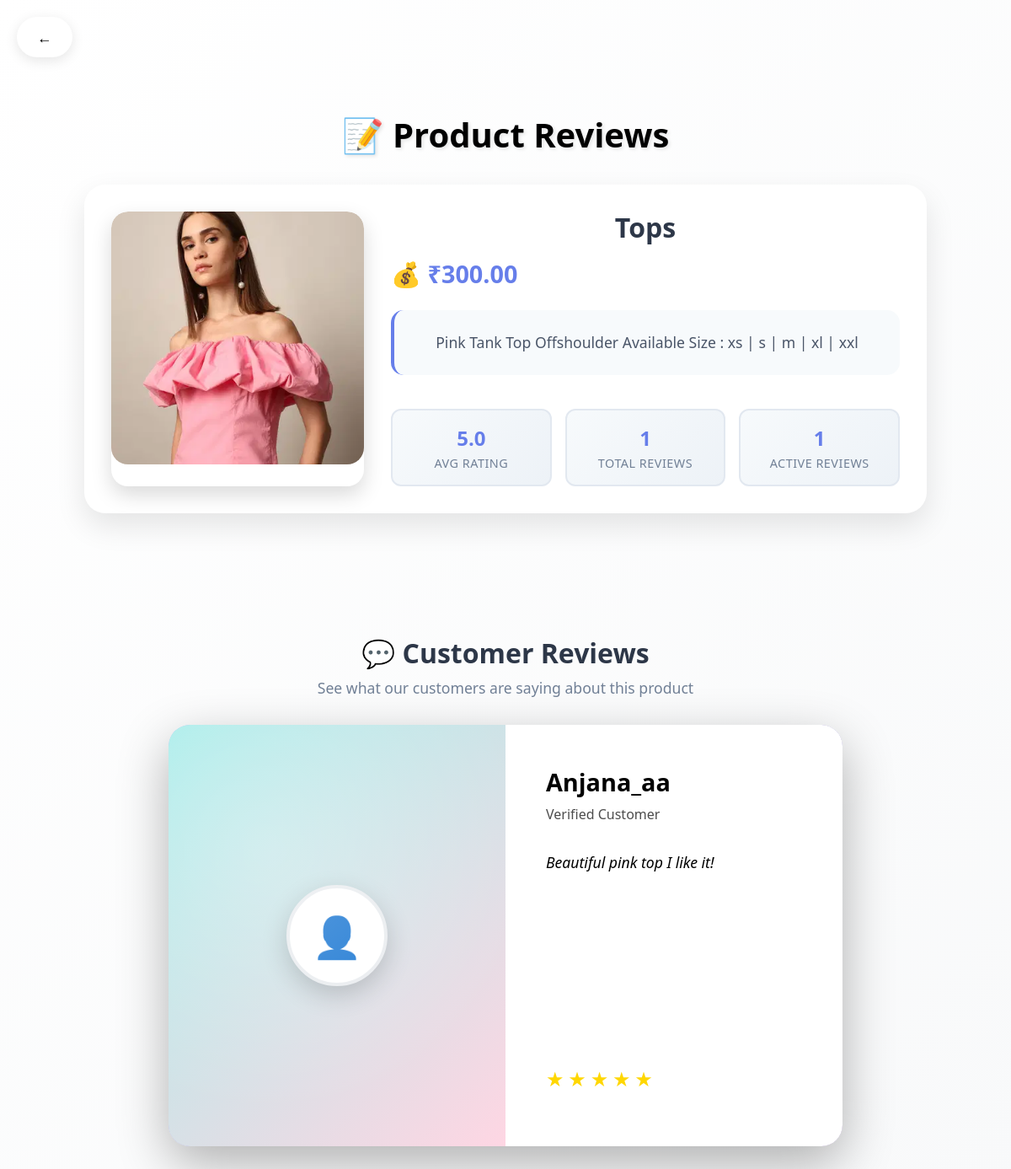
Page /products/6/reviews/ on the committed database.
### reviewapp/models.py (models this page shows, shortened)
class Product(models.Model):
    name = models.CharField(max_length=100)
    description = models.TextField()
    price = models.DecimalField(max_digits=10, decimal_places=2)
    image = models.ImageField(upload_to='product_images/')

class Review(models.Model):
    product = models.ForeignKey(Product, related_name='reviews', on_delete=models.CASCADE)
    user = models.ForeignKey(CustomUser, on_delete=models.CASCADE)
    rating = models.IntegerField()
    comment = models.TextField()

class CustomUser(AbstractUser):
    ROLE_CHOICES = (
        ('admin', 'Admin'),
        ('user', 'User'),
    )
    role = models.CharField(max_length=10, choices=ROLE_CHOICES)
    groups = models.ManyToManyField(Group, related_name="customuser_set", blank=True)
    user_permissions = models.ManyToManyField(Permission, related_name="customuser_permissions_set", blank=True)

### reviewapp/views.py (the view)
# urls.py: path('products/<int:product_id>/reviews/',view_reviews, name='view_reviews'),
def view_reviews(request, product_id):
    product = get_object_or_404(Product, id=product_id)
    reviews = product.reviews.select_related('user').prefetch_related('likes')
    avg_rating = reviews.aggregate(avg_rating=Avg('rating'))['avg_rating']
    user_liked_review_ids = set()
    if request.user.is_authenticated:
        user_liked_review_ids = set(
            Like.objects.filter(user=request.user, review__in=reviews).values_list('review_id', flat=True)
        )
    for review in reviews:
        review.liked_by_user = review.id in user_liked_review_ids
    context = {
        'product': product,
        'reviews': reviews,
        'avg_rating': avg_rating,
    }
    return render(request, 'view_reviews.html', context)

### templates/view_reviews.html (shortened to what this page needs)
<!DOCTYPE html>
<html>
<head>
</head>
<body>
    <div class="nav-back">
        <a href="{% url 'user_dashboard' %}">
            ←
        </a>
    </div>
    <div class="container">
        <div class="header">
            <h1 class="page-title">📝 Product Reviews</h1>
            <div class="product-details">
                <div class="product-image-container">
                    <img src="{{ product.image.url }}" alt="{{ product.name }}" class="product-image">
                </div>
                <div class="product-info">
                    <h2 class="product-name">{{ product.name }}</h2>
                    <div class="product-price">💰 ₹{{ product.price }}</div>
                    <div class="product-description">
                        {{ product.description|truncatewords:30 }}
                    </div>
                    <div class="product-stats">
                        <div class="stat-card">
                            <div class="stat-number">{% if avg_rating %}{{ avg_rating|floatformat:1 }}{% else %}0.0{% endif %}</div>
                            <div class="stat-label">Avg Rating</div>
                        </div>
                        <div class="stat-card">
                            <div class="stat-number">{{ reviews.count }}</div>
                            <div class="stat-label">Total Reviews</div>
                        </div>
                        <div class="stat-card">
                            <div class="stat-number">{% if reviews %}{{ reviews|length }}{% else %}0{% endif %}</div>
                            <div class="stat-label">Active Reviews</div>
                        </div>
                    </div>
                </div>
            </div>
        </div>
        <div class="reviews-section">
            <div class="reviews-header">
                <h2 class="reviews-title">💬 Customer Reviews</h2>
                <p class="reviews-subtitle">See what our customers are saying about this product</p>
            </div>
            {% if reviews %}
                <div class="reviews-slider">
                    <div class="reviews-container" id="reviewsContainer">
                        {% for review in reviews %}
                        <div class="review-card">
                            <div class="review-image">
                                <div class="user-avatar">
                                    👤
                                </div>
                            </div>
                            <div class="review-content">
                                <div class="reviewer-name">{{ review.user.username }}</div>
                                <div class="reviewer-title">Verified Customer</div>
                                <div class="comment">
                                    {{ review.comment }}
                                </div>
                                <div class="review-rating">
                                    {% for i in "12345" %}
                                        {% if forloop.counter <= review.rating %}
                                            <span class="star">★</span>
                                        {% else %}
                                            <span class="star" style="color: rgba(255,255,255,0.3);">★</span>
                                        {% endif %}
                                    {% endfor %}
                                </div>
                            </div>
                        </div>
                        {% endfor %}
                    </div>
                </div>
            {% else %}
                <div class="no-reviews">
                    <p>No reviews available for this product yet.</p>
                    <p>Be the first to share your thoughts!</p>
                </div>
            {% endif %}
        </div>
    </div>
</body>
</html>

### rows in the picture
Product: image (picture), name "Tops", price "300.00", description "Pink Tank Top Offshoulder Available Size : xs | s | m | xl | xxl"
Review: user.username "Anjana_aa", comment "Beautiful pink top I like it!", rating 5 (drawn)

### other values in the picture
{{ avg_rating|floatformat:1 }} "5.0"
{{ reviews.count }} "1"
{{ reviews|length }} "1"
